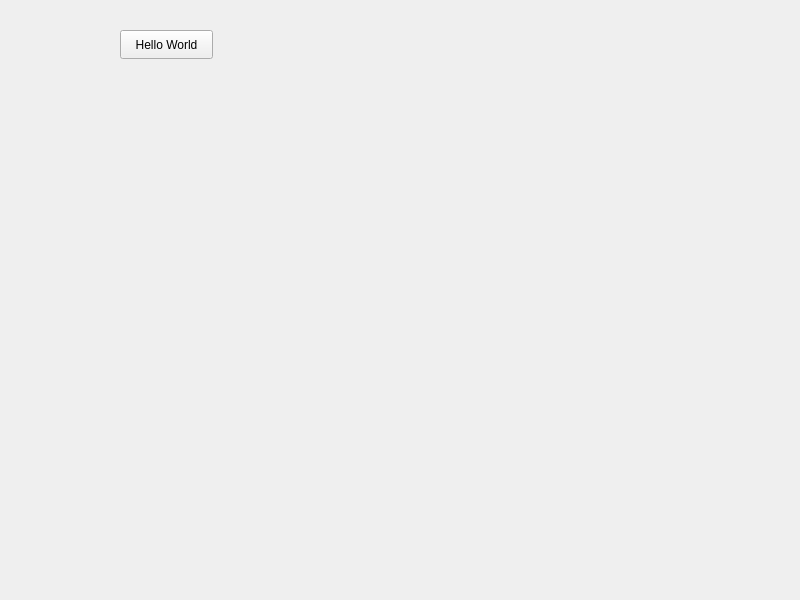
<?xml version="1.0" encoding="UTF-8"?>
<ui version="4.0">
 <class>Widget</class>
 <widget class="QWidget" name="Widget">
  <property name="geometry">
   <rect>
    <x>0</x>
    <y>0</y>
    <width>800</width>
    <height>600</height>
   </rect>
  </property>
  <property name="windowTitle">
   <string>Widget</string>
  </property>
  <widget class="QPushButton" name="pushButton">
   <property name="geometry">
    <rect>
     <x>120</x>
     <y>30</y>
     <width>93</width>
     <height>29</height>
    </rect>
   </property>
   <property name="text">
    <string>Hello World</string>
   </property>
  </widget>
 </widget>
 <resources/>
 <connections/>
</ui>
